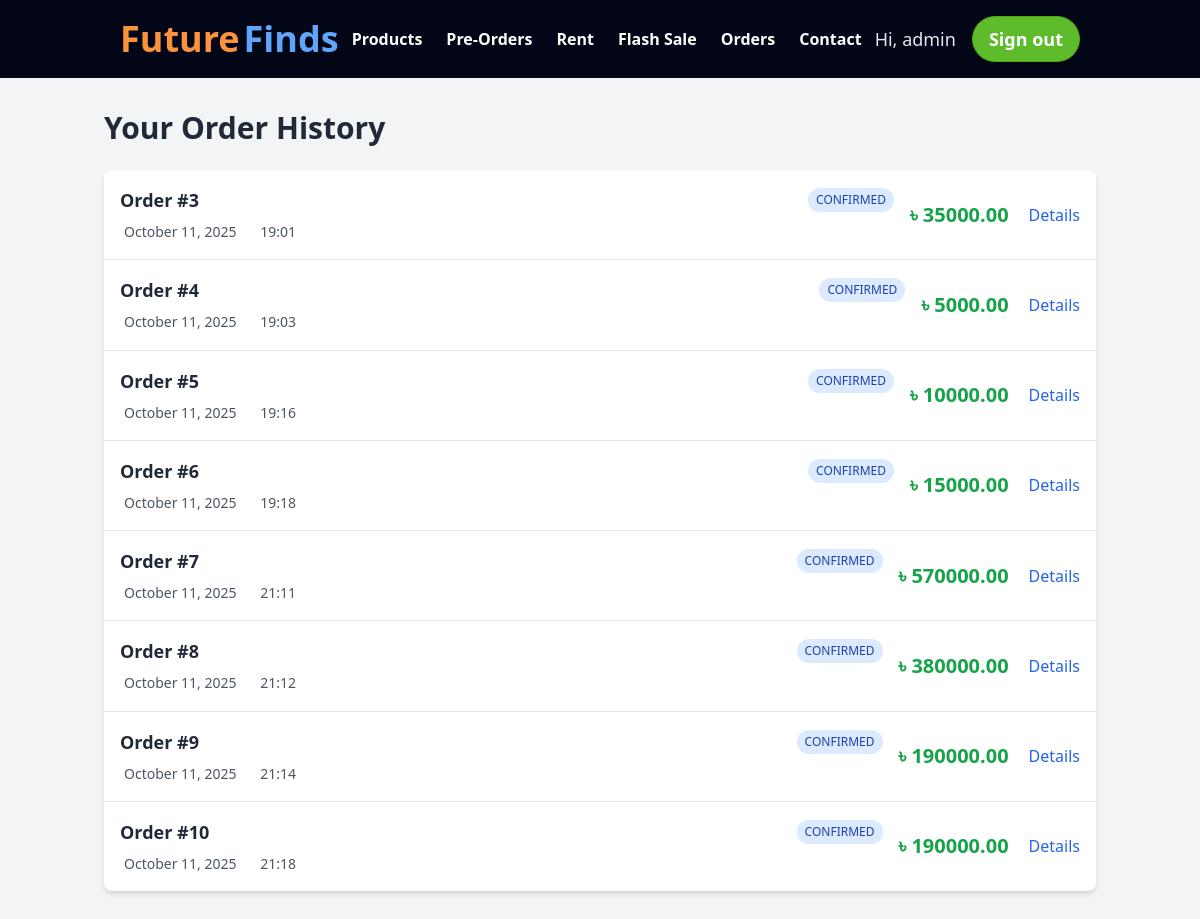
/product/orders/ (signed in), run on the app's committed database.
### products/models.py (models this page shows, shortened)
class Order(models.Model):
    user = models.ForeignKey(User, on_delete=models.CASCADE, related_name="orders")
    created_at = models.DateTimeField(auto_now_add=True)
    updated_at = models.DateTimeField(auto_now=True)
    STATUS_CHOICES = [
        ("Pending", "Pending"),
        ("Confirmed", "Confirmed"),
        ("Shipped", "Shipped"),
        ("Delivered", "Delivered"),
        ("Cancelled", "Cancelled"),
    ]
    status = models.CharField(max_length=20, choices=STATUS_CHOICES, default="Pending")
    total_price = models.DecimalField(max_digits=10, decimal_places=2, blank=True, null=True)
    address = models.TextField(blank=True, null=True)
    phone = models.CharField(max_length=15, blank=True, null=True)
    PAYMENT_CHOICES = [
        ("SSLCommerz", "SSLCommerz"),
    ]
    payment_method = models.CharField(max_length=20, choices=PAYMENT_CHOICES, default="SSLCommerz")

### products/views.py (the view)
# urls.py: path('orders/', views.orders, name='orders'),
@login_required(login_url='login')
def orders(request):
    user = request.user
    orders = Order.objects.filter(user=user).prefetch_related('items__product')
    return render(request, 'orders.html', {'orders': orders})

### templates/orders.html (shortened to what this page needs)
<!DOCTYPE html>
<html lang="en">
<head>
     <link href="https://cdn.jsdelivr.net/npm/daisyui@4.12.24/dist/full.min.css" rel="stylesheet" type="text/css" />
<script src="https://cdn.tailwindcss.com"></script>
</head>
<body class=" bg-gray-100">
 {% load static %}
<header class="bg-slate-950 sticky top-0 z-50">
  <div class="container mx-auto flex justify-between items-center py-4 px-4 lg:px-8">
    <a href="{% url 'home' %}" class="flex items-center">
      <span class="text-orange-400 text-4xl font-bold">Future</span>
      <span class="text-blue-400 text-4xl font-bold ml-1">Finds</span>
    </a>
    <nav id="mobileMenu" class="hidden lg:flex md:flex-grow justify-center">
      <ul class="flex flex-col lg:flex-row lg:space-x-6 text-white font-semibold">
        <li><a href="{% url 'products' %}" class="hover:text-orange-400 py-2 block">Products</a></li>
        <li><a href="{% url 'preorder_products' %}" class="hover:text-orange-400 py-2 block">Pre-Orders</a></li>
        <li><a href="{% url 'rental_products' %}" class="hover:text-orange-400 py-2 block">Rent</a></li>
        <li><a href="{% url 'flash_sale' %}" class="hover:text-orange-400 py-2 block">Flash Sale</a></li>
        {% if user.is_authenticated %}
          <li><a href="{% url 'orders' %}" class="hover:text-orange-400 py-2 block">Orders</a></li>
        {% endif %}
        <li><a href="#footer_part" class="hover:text-orange-400 py-2 block">Contact</a></li>
      </ul>
    </nav>
    <div class="hidden lg:flex items-center space-x-4">
      {% if user.is_authenticated %}
        <span class="text-gray-200 text-lg">Hi, {{ user.username }}</span>
        <a href="{% url 'logout' %}"
           class="bg-[#5EBB2B] border border-[#4eaa0c] text-white hover:bg-transparent hover:text-[#5EBB2B] font-semibold px-4 py-2 rounded-full text-lg transition">
           Sign out
        </a>
      {% else %}
        <a href="{% url 'login' %}"
           class="bg-[#FF9900] border border-[#e17d00] text-black hover:bg-transparent hover:text-[#FF9900] font-semibold px-4 py-2 rounded-full text-lg transition">
           Sign in
        </a>
      {% endif %}
    </div>
  </div>
</header>
<div class="container mx-auto px-4 py-8 min-h-screen">
    <div class="max-w-5xl mx-auto">
        <h1 class="text-3xl font-bold mb-6 text-gray-800">Your Order History</h1>
        {% if orders %}
        <div class="bg-white shadow-md rounded-lg overflow-hidden">
            <div class="divide-y divide-gray-200">
                {% for order in orders %}
                <div class="flex items-center p-4 hover:bg-gray-50 transition-colors">
                    <div class="flex-grow">
                        <div class="flex items-center justify-between">
                            <h2 class="text-lg font-semibold text-gray-800">
                                Order #{{ order.id }}
                            </h2>
                            <span class="
                                {% if order.status == 'Pending' %}bg-yellow-100 text-yellow-800
                                {% elif order.status == 'Confirmed' %}bg-blue-100 text-blue-800
                                {% elif order.status == 'Shipped' %}bg-green-100 text-green-800
                                {% elif order.status == 'Delivered' %}bg-green-200 text-green-900
                                {% else %}bg-red-100 text-red-800
                                {% endif %}
                                px-2 py-1 rounded-full text-xs font-medium uppercase">
                                {{ order.status }}
                            </span>
                        </div>
                        <div class="mt-2 text-gray-600 text-sm">
                            <span class="mr-4">
                                {{ order.created_at|date:"F d, Y" }}
                            </span>
                            <span>
                                {{ order.created_at|date:"H:i" }}
                            </span>
                        </div>
                    </div>
                    <div class="mx-4 text-right">
                        <span class="text-xl font-bold text-green-600">৳ {{ order.total_price }}</span>
                    </div>
                    <div class="flex items-center space-x-2">
                        <a href="{% url 'order_detail' order.id %}" class="flex items-center text-blue-600 hover:text-blue-800 transition">
                            Details
                        </a>
                    </div>
                </div>
                {% endfor %}
            </div>
        </div>
        {% endif %}
    </div>
</div>
    {% load static %}
</body>
</html>

### data on the page
Order: id "3", status "CONFIRMED", created_at "October 11, 2025", created_at "19:01", total_price "35000.00"
Order: id "4", status "CONFIRMED", created_at "October 11, 2025", created_at "19:03", total_price "5000.00"
Order: id "5", status "CONFIRMED", created_at "October 11, 2025", created_at "19:16", total_price "10000.00"
Order: id "6", status "CONFIRMED", created_at "October 11, 2025", created_at "19:18", total_price "15000.00"
Order: id "7", status "CONFIRMED", created_at "October 11, 2025", created_at "21:11", total_price "570000.00"
Order: id "8", status "CONFIRMED", created_at "October 11, 2025", created_at "21:12", total_price "380000.00"
Order: id "9", status "CONFIRMED", created_at "October 11, 2025", created_at "21:14", total_price "190000.00"
Order: id "10", status "CONFIRMED", created_at "October 11, 2025", created_at "21:18", total_price "190000.00"

### other printed values
{{ user.username }} "admin"
